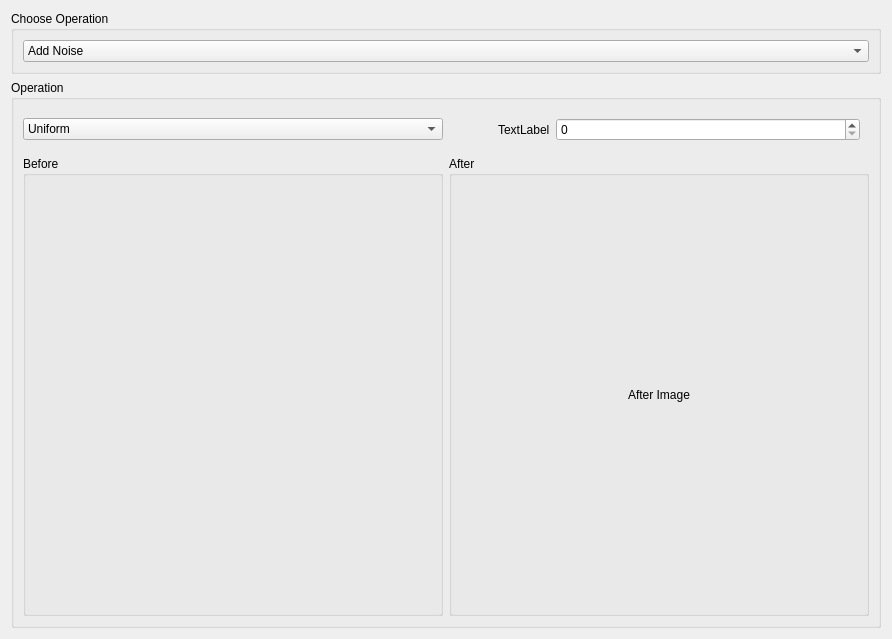
<?xml version="1.0" encoding="UTF-8"?>
<ui version="4.0">
 <class>page1</class>
 <widget class="QWidget" name="page1">
  <property name="geometry">
   <rect>
    <x>0</x>
    <y>0</y>
    <width>892</width>
    <height>639</height>
   </rect>
  </property>
  <property name="windowTitle">
   <string>Form</string>
  </property>
  <layout class="QVBoxLayout" name="verticalLayout">
   <item>
    <widget class="QGroupBox" name="groupBox">
     <property name="sizePolicy">
      <sizepolicy hsizetype="Preferred" vsizetype="Maximum">
       <horstretch>0</horstretch>
       <verstretch>0</verstretch>
      </sizepolicy>
     </property>
     <property name="title">
      <string>Choose Operation</string>
     </property>
     <layout class="QVBoxLayout" name="verticalLayout_2">
      <item>
       <widget class="QComboBox" name="operationBox">
        <item>
         <property name="text">
          <string>Add Noise</string>
         </property>
        </item>
        <item>
         <property name="text">
          <string>Edge Detection</string>
         </property>
        </item>
        <item>
         <property name="text">
          <string>Filter Image</string>
         </property>
        </item>
       </widget>
      </item>
     </layout>
    </widget>
   </item>
   <item>
    <widget class="QGroupBox" name="groupBox_2">
     <property name="title">
      <string>Operation</string>
     </property>
     <layout class="QGridLayout" name="gridLayout">
      <item row="0" column="1">
       <widget class="QStackedWidget" name="stackedWidget">
        <property name="sizePolicy">
         <sizepolicy hsizetype="Preferred" vsizetype="Maximum">
          <horstretch>0</horstretch>
          <verstretch>0</verstretch>
         </sizepolicy>
        </property>
        <property name="currentIndex">
         <number>0</number>
        </property>
        <widget class="QWidget" name="page">
         <layout class="QHBoxLayout" name="horizontalLayout">
          <item>
           <spacer name="horizontalSpacer">
            <property name="orientation">
             <enum>Qt::Horizontal</enum>
            </property>
            <property name="sizeType">
             <enum>QSizePolicy::Minimum</enum>
            </property>
            <property name="sizeHint" stdset="0">
             <size>
              <width>40</width>
              <height>20</height>
             </size>
            </property>
           </spacer>
          </item>
          <item>
           <widget class="QLabel" name="label1_1">
            <property name="sizePolicy">
             <sizepolicy hsizetype="Maximum" vsizetype="Preferred">
              <horstretch>0</horstretch>
              <verstretch>0</verstretch>
             </sizepolicy>
            </property>
            <property name="text">
             <string>TextLabel</string>
            </property>
           </widget>
          </item>
          <item>
           <widget class="QSpinBox" name="intSpinner">
            <property name="maximum">
             <number>255</number>
            </property>
           </widget>
          </item>
         </layout>
        </widget>
        <widget class="QWidget" name="page_2">
         <layout class="QHBoxLayout" name="horizontalLayout_2">
          <item>
           <spacer name="horizontalSpacer_2">
            <property name="orientation">
             <enum>Qt::Horizontal</enum>
            </property>
            <property name="sizeType">
             <enum>QSizePolicy::Preferred</enum>
            </property>
            <property name="sizeHint" stdset="0">
             <size>
              <width>40</width>
              <height>20</height>
             </size>
            </property>
           </spacer>
          </item>
          <item>
           <widget class="QLabel" name="label2_1">
            <property name="sizePolicy">
             <sizepolicy hsizetype="Maximum" vsizetype="Preferred">
              <horstretch>0</horstretch>
              <verstretch>0</verstretch>
             </sizepolicy>
            </property>
            <property name="text">
             <string>TextLabel</string>
            </property>
           </widget>
          </item>
          <item>
           <widget class="QDoubleSpinBox" name="doubleSpinBox">
            <property name="singleStep">
             <double>0.050000000000000</double>
            </property>
           </widget>
          </item>
         </layout>
        </widget>
        <widget class="QWidget" name="page_3">
         <layout class="QHBoxLayout" name="horizontalLayout_3">
          <item>
           <widget class="QLabel" name="label3_1">
            <property name="sizePolicy">
             <sizepolicy hsizetype="Maximum" vsizetype="Preferred">
              <horstretch>0</horstretch>
              <verstretch>0</verstretch>
             </sizepolicy>
            </property>
            <property name="text">
             <string>label</string>
            </property>
           </widget>
          </item>
          <item>
           <widget class="QSpinBox" name="intspin3_2"/>
          </item>
          <item>
           <spacer name="horizontalSpacer_3">
            <property name="orientation">
             <enum>Qt::Horizontal</enum>
            </property>
            <property name="sizeType">
             <enum>QSizePolicy::Minimum</enum>
            </property>
            <property name="sizeHint" stdset="0">
             <size>
              <width>40</width>
              <height>20</height>
             </size>
            </property>
           </spacer>
          </item>
          <item>
           <widget class="QLabel" name="label3_2">
            <property name="sizePolicy">
             <sizepolicy hsizetype="Maximum" vsizetype="Maximum">
              <horstretch>0</horstretch>
              <verstretch>0</verstretch>
             </sizepolicy>
            </property>
            <property name="text">
             <string>TextLabel</string>
            </property>
           </widget>
          </item>
          <item>
           <widget class="QSpinBox" name="intspin3_1"/>
          </item>
         </layout>
        </widget>
        <widget class="QWidget" name="page_4">
         <layout class="QHBoxLayout" name="horizontalLayout_4">
          <item>
           <widget class="QLabel" name="label4_1">
            <property name="sizePolicy">
             <sizepolicy hsizetype="Maximum" vsizetype="Preferred">
              <horstretch>0</horstretch>
              <verstretch>0</verstretch>
             </sizepolicy>
            </property>
            <property name="text">
             <string>Kernal Size</string>
            </property>
           </widget>
          </item>
          <item>
           <widget class="QSpinBox" name="intspin4_1"/>
          </item>
          <item>
           <spacer name="horizontalSpacer_4">
            <property name="orientation">
             <enum>Qt::Horizontal</enum>
            </property>
            <property name="sizeType">
             <enum>QSizePolicy::Minimum</enum>
            </property>
            <property name="sizeHint" stdset="0">
             <size>
              <width>40</width>
              <height>20</height>
             </size>
            </property>
           </spacer>
          </item>
          <item>
           <widget class="QLabel" name="label4_2">
            <property name="sizePolicy">
             <sizepolicy hsizetype="Maximum" vsizetype="Preferred">
              <horstretch>0</horstretch>
              <verstretch>0</verstretch>
             </sizepolicy>
            </property>
            <property name="text">
             <string>Sigma</string>
            </property>
           </widget>
          </item>
          <item>
           <widget class="QDoubleSpinBox" name="doubleSpinBox_2"/>
          </item>
         </layout>
        </widget>
        <widget class="QWidget" name="page_5">
         <layout class="QHBoxLayout" name="horizontalLayout_5">
          <item>
           <widget class="QLabel" name="label_2">
            <property name="sizePolicy">
             <sizepolicy hsizetype="Maximum" vsizetype="Preferred">
              <horstretch>0</horstretch>
              <verstretch>0</verstretch>
             </sizepolicy>
            </property>
            <property name="text">
             <string>Size</string>
            </property>
            <property name="alignment">
             <set>Qt::AlignRight|Qt::AlignTrailing|Qt::AlignVCenter</set>
            </property>
           </widget>
          </item>
          <item>
           <widget class="QSpinBox" name="intspin5_1">
            <property name="sizePolicy">
             <sizepolicy hsizetype="Maximum" vsizetype="Fixed">
              <horstretch>0</horstretch>
              <verstretch>0</verstretch>
             </sizepolicy>
            </property>
            <property name="toolTip">
             <string>&lt;html&gt;&lt;head/&gt;&lt;body&gt;&lt;p&gt;Kernal Size&lt;/p&gt;&lt;/body&gt;&lt;/html&gt;</string>
            </property>
            <property name="value">
             <number>1</number>
            </property>
           </widget>
          </item>
          <item>
           <widget class="QLabel" name="label_3">
            <property name="sizePolicy">
             <sizepolicy hsizetype="Maximum" vsizetype="Preferred">
              <horstretch>0</horstretch>
              <verstretch>0</verstretch>
             </sizepolicy>
            </property>
            <property name="font">
             <font>
              <pointsize>11</pointsize>
             </font>
            </property>
            <property name="text">
             <string>  σ</string>
            </property>
            <property name="alignment">
             <set>Qt::AlignRight|Qt::AlignTrailing|Qt::AlignVCenter</set>
            </property>
           </widget>
          </item>
          <item>
           <widget class="QDoubleSpinBox" name="doubleSpinBox_3">
            <property name="sizePolicy">
             <sizepolicy hsizetype="Maximum" vsizetype="Fixed">
              <horstretch>0</horstretch>
              <verstretch>0</verstretch>
             </sizepolicy>
            </property>
            <property name="acceptDrops">
             <bool>false</bool>
            </property>
            <property name="toolTip">
             <string>&lt;html&gt;&lt;head/&gt;&lt;body&gt;&lt;p&gt; Sigma &lt;/p&gt;&lt;/body&gt;&lt;/html&gt;</string>
            </property>
            <property name="value">
             <double>1.400000000000000</double>
            </property>
           </widget>
          </item>
          <item>
           <widget class="QLabel" name="label_4">
            <property name="sizePolicy">
             <sizepolicy hsizetype="Maximum" vsizetype="Preferred">
              <horstretch>0</horstretch>
              <verstretch>0</verstretch>
             </sizepolicy>
            </property>
            <property name="text">
             <string>Threshold</string>
            </property>
           </widget>
          </item>
          <item>
           <widget class="QSpinBox" name="intspin5_2">
            <property name="toolTip">
             <string>&lt;html&gt;&lt;head/&gt;&lt;body&gt;&lt;p&gt; Lower Threshold &lt;/p&gt;&lt;/body&gt;&lt;/html&gt;</string>
            </property>
            <property name="maximum">
             <number>255</number>
            </property>
            <property name="value">
             <number>2</number>
            </property>
           </widget>
          </item>
          <item>
           <widget class="QSpinBox" name="intspin5_3">
            <property name="toolTip">
             <string>&lt;html&gt;&lt;head/&gt;&lt;body&gt;&lt;p&gt; Higher Threshold &lt;/p&gt;&lt;/body&gt;&lt;/html&gt;</string>
            </property>
            <property name="maximum">
             <number>255</number>
            </property>
            <property name="value">
             <number>50</number>
            </property>
           </widget>
          </item>
         </layout>
        </widget>
        <widget class="QWidget" name="page_6">
         <layout class="QHBoxLayout" name="horizontalLayout_6">
          <item>
           <widget class="QLabel" name="label_5">
            <property name="sizePolicy">
             <sizepolicy hsizetype="Maximum" vsizetype="Preferred">
              <horstretch>0</horstretch>
              <verstretch>0</verstretch>
             </sizepolicy>
            </property>
            <property name="text">
             <string>Direction</string>
            </property>
           </widget>
          </item>
          <item>
           <widget class="QComboBox" name="dirCombo">
            <item>
             <property name="text">
              <string>X</string>
             </property>
            </item>
            <item>
             <property name="text">
              <string>Y</string>
             </property>
            </item>
            <item>
             <property name="text">
              <string>Combined</string>
             </property>
            </item>
           </widget>
          </item>
          <item>
           <widget class="QLabel" name="label">
            <property name="sizePolicy">
             <sizepolicy hsizetype="Maximum" vsizetype="Preferred">
              <horstretch>0</horstretch>
              <verstretch>0</verstretch>
             </sizepolicy>
            </property>
            <property name="text">
             <string>Kernal Size</string>
            </property>
           </widget>
          </item>
          <item>
           <widget class="QSpinBox" name="intspin6_1">
            <property name="minimum">
             <number>1</number>
            </property>
           </widget>
          </item>
         </layout>
        </widget>
       </widget>
      </item>
      <item row="0" column="0">
       <widget class="QComboBox" name="optionCombo">
        <property name="sizePolicy">
         <sizepolicy hsizetype="Expanding" vsizetype="Fixed">
          <horstretch>0</horstretch>
          <verstretch>0</verstretch>
         </sizepolicy>
        </property>
        <item>
         <property name="text">
          <string>Uniform</string>
         </property>
        </item>
        <item>
         <property name="text">
          <string>Gaussian</string>
         </property>
        </item>
        <item>
         <property name="text">
          <string>Salt &amp; Peper</string>
         </property>
        </item>
       </widget>
      </item>
      <item row="1" column="0">
       <widget class="QGroupBox" name="groupBox_3">
        <property name="sizePolicy">
         <sizepolicy hsizetype="Minimum" vsizetype="Preferred">
          <horstretch>0</horstretch>
          <verstretch>0</verstretch>
         </sizepolicy>
        </property>
        <property name="title">
         <string>Before</string>
        </property>
        <layout class="QVBoxLayout" name="verticalLayout_3">
         <item>
          <widget class="Clickable" name="image">
           <property name="styleSheet">
            <string notr="true"/>
           </property>
           <property name="text">
            <string/>
           </property>
           <property name="alignment">
            <set>Qt::AlignCenter</set>
           </property>
          </widget>
         </item>
        </layout>
       </widget>
      </item>
      <item row="1" column="1">
       <widget class="QGroupBox" name="groupBox_4">
        <property name="sizePolicy">
         <sizepolicy hsizetype="Minimum" vsizetype="Preferred">
          <horstretch>0</horstretch>
          <verstretch>0</verstretch>
         </sizepolicy>
        </property>
        <property name="title">
         <string>After</string>
        </property>
        <layout class="QVBoxLayout" name="verticalLayout_4">
         <item>
          <widget class="QLabel" name="image2">
           <property name="text">
            <string>After Image</string>
           </property>
           <property name="alignment">
            <set>Qt::AlignCenter</set>
           </property>
          </widget>
         </item>
        </layout>
       </widget>
      </item>
     </layout>
    </widget>
   </item>
  </layout>
 </widget>
 <customwidgets>
  <customwidget>
   <class>Clickable</class>
   <extends>QLabel</extends>
   <header location="global">utilities/clickable.h</header>
   <slots>
    <signal>clicked()</signal>
   </slots>
  </customwidget>
 </customwidgets>
 <resources/>
 <connections/>
</ui>
